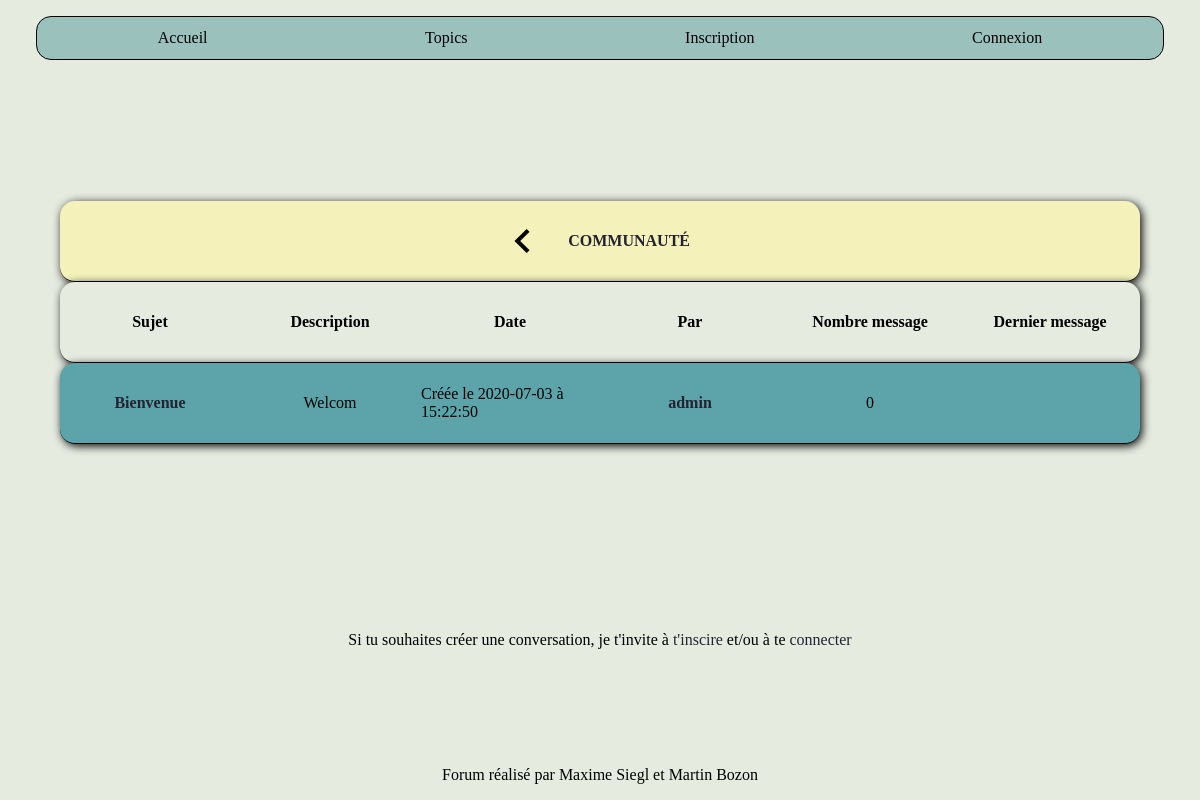
Page /conversation.php?id_topic=6 on the earlier database version.
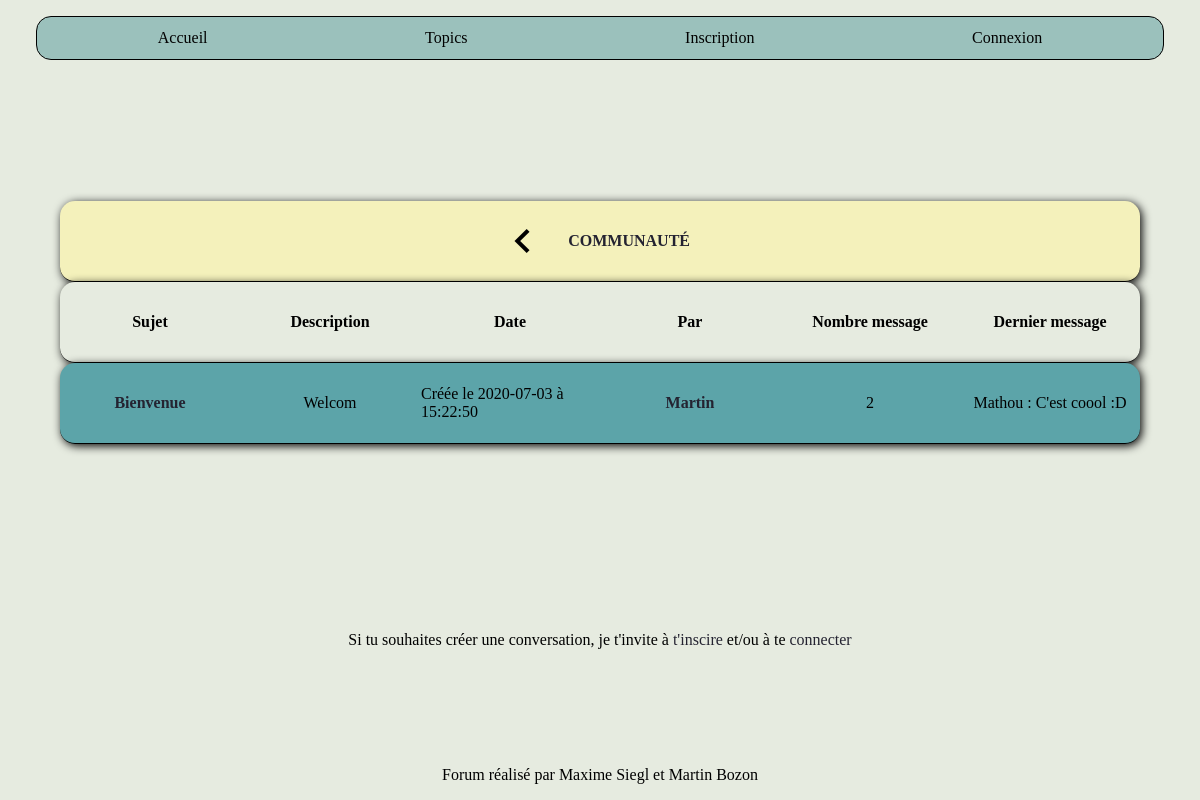
Same page on the later database version.
### tables this page shows
CREATE TABLE IF NOT EXISTS `conversations` (
  `id` int(11) NOT NULL AUTO_INCREMENT,
  `id_utilisateur` int(11) NOT NULL,
  `id_topic` int(11) NOT NULL,
  `titre` varchar(140) NOT NULL,
  `description` varchar(255) NOT NULL,
  `date` datetime NOT NULL DEFAULT current_timestamp(),
  `id_confidentialite` int(11) NOT NULL,
  PRIMARY KEY (`id`),
  KEY `id_topic` (`id_topic`)
);

CREATE TABLE IF NOT EXISTS `utilisateurs` (
  `id` int(11) NOT NULL AUTO_INCREMENT,
  `login` varchar(80) NOT NULL,
  `mdp` varchar(80) NOT NULL,
  `nom` varchar(255) NOT NULL,
  `prenom` varchar(255) NOT NULL,
  `mail` varchar(255) NOT NULL,
  `avatar` varchar(255) DEFAULT 'img/avatar/avatarfilm.png',
  `id_confidentialite` int(11) NOT NULL DEFAULT 2,
  PRIMARY KEY (`id`)
);

CREATE TABLE IF NOT EXISTS `messages` (
  `id` int(11) NOT NULL AUTO_INCREMENT,
  `id_conversation` int(11) NOT NULL,
  `id_utilisateur` int(11) NOT NULL,
  `message` varchar(255) NOT NULL,
  `date` datetime DEFAULT current_timestamp(),
  PRIMARY KEY (`id`),
  KEY `id_conversation` (`id_conversation`)
);

### include/php_conversation.php (called while the page is built, shortened)
<?php
    require_once 'fonctions/fonction_conversation.php';
    $connexionbdd = connexionbdd();
    if(isset($_GET["id_topic"]))
        {
            $id_topic = $_GET["id_topic"];
            $requete_titre_topic = "SELECT titre FROM topics WHERE id=$id_topic";
            $query_titre_topic = mysqli_query($connexionbdd, $requete_titre_topic);
            $resultat_titre_topic = mysqli_fetch_all($query_titre_topic, MYSQLI_ASSOC);
            $titre_topic = $resultat_titre_topic[0]["titre"];
            if(isset($_SESSION["id_confidentialite"]) && ($_SESSION["id_confidentialite"]==3 || $_SESSION["id_confidentialite"]==4))
                {
                    $requete_conversation = "SELECT * FROM utilisateurs INNER JOIN conversations ON conversations.id_utilisateur=utilisateurs.id WHERE id_topic=$id_topic";
                }
            else if(isset($_SESSION["id_confidentialite"]) && $_SESSION["id_confidentialite"]==2)
                {
                    $requete_conversation = "SELECT * FROM utilisateurs INNER JOIN conversations ON conversations.id_utilisateur=utilisateurs.id WHERE id_topic=$id_topic AND (conversations.id_confidentialite=1 OR conversations.id_confidentialite=2)";
                }
            else
                {
                    $requete_conversation = "SELECT * FROM utilisateurs INNER JOIN conversations ON conversations.id_utilisateur=utilisateurs.id WHERE id_topic=$id_topic AND conversations.id_confidentialite=1";
                }
        }
    else
        {
            header("location:topic.php");
        }
    $query_conversation = mysqli_query($connexionbdd, $requete_conversation);
    $conversation = mysqli_fetch_all($query_conversation, MYSQLI_ASSOC);
?>

### conversation.php (the view, shortened to what the changed rows need)
<?php
    include 'include/php_conversation.php';
?>
<!DOCTYPE html>
<html>
<head>
    <link rel="stylesheet" href="css/style.css"/>
    <link rel="stylesheet" href="css/style.css">
</head>
<body>
    <main id="conversation">
        <?php
            if(empty($conversation))
                {
                    ?>
                    <section id="no_conv">
                         <p>Il n'y a pas encore de conversations dans <b><?php echo strtoupper($titre_topic);?></b></p>
                    <?php
                    if(!isset($_SESSION["login"]))
                        {
                            ?>
                            <p>Si tu souhaites créer une conversation, je t'invite à <a href="inscription.php">t'inscire</a> et/ou à te <a href="connexion.php">connecter</a></p>
                            <?php
                        }
                    ?>
                    </section>
                    <?php
                }
            else
                {
                    ?>
                    <table class="table_tc">
                        <thead>
                            <tr>
                                <th><a href="topic.php"><img src="image/retour.png" alt="fleche retour" class="titre_retour"> <?php echo mb_strtoupper($titre_topic);?></a></th>
                            </tr>
                            <tr class="titre_table">
                                <th>Sujet</th>
                                <th>Description</th>
                                <th>Date</th>
                                <th>Par</th>
                                <th>Nombre message</th>
                                <th>Dernier message</th>
                            </tr>
                        </thead>
                        <tbody>
                    <?php
                    foreach($conversation as $nbconversation => $info_conv)
                        {
                            ?>
                            <tr>
                                <td><a href="messages.php?id_conv=<?php echo $info_conv["id"];?>"><?php echo $info_conv["titre"]; ?></a></td>
                                <td><?php echo $info_conv["description"];?></td>
                                <td><?php date_conv($info_conv);?></td>
                                <td><a href="membre.php?id_posteur=<?php echo $info_conv["id_utilisateur"];?>"><?php echo $info_conv["login"];?></a></td>
                                <?php count_message($info_conv); ?>
                                <?php dernier_msg($info_conv["id"]); ?>
                            </tr>
                            <?php
                        }
                            ?>
                        </tbody>
                    </table>
                                    <?php
                }
        ?>
    </main>
</body>
</html>

### fonctions/fonction_conversation.php (shortened to what the changed rows need)
            <?php
function date_conv($info_conv)
    {
        $date = explode(" ", $info_conv["date"]);
        $jour = $date[0];
        $heure = $date[1];
        echo "Créée le " . $jour . " à " . $heure;
    }
function count_message($info_conv)
    {
        $id = $info_conv["id"];
        $connexionbdd = connexionbdd();
        $requete_message = "SELECT COUNT(id) FROM messages WHERE id_conversation=$id";
        $query_message = mysqli_query($connexionbdd, $requete_message);
        $count_message = mysqli_fetch_all($query_message, MYSQLI_ASSOC);
        ?>
            <td><?php echo $count_message[0]["COUNT(id)"];?></td>
        <?php
        return $count_message;
    }
function dernier_msg($id_conversation)
    {
        $connexionbdd = connexionbdd();
        $requete_max_id = "SELECT MAX(id) FROM messages WHERE id_conversation=$id_conversation";
        $query_requete_max_id = mysqli_query($connexionbdd, $requete_max_id);
        $resultat_max_id = mysqli_fetch_all($query_requete_max_id, MYSQLI_ASSOC);
        $max_id = $resultat_max_id[0]["MAX(id)"];
        if(!empty($max_id))
            {
                $requete_last_msg = "SELECT message,date, login FROM utilisateurs INNER JOIN messages ON messages.id_utilisateur=utilisateurs.id WHERE id_conversation=$id_conversation AND messages.id=$max_id";
                $query_last_msg = mysqli_query($connexionbdd, $requete_last_msg);
                $last_msg = mysqli_fetch_all($query_last_msg, MYSQLI_ASSOC);
                ?>
                <td><?php echo $last_msg[0]["login"];?> : <?php echo $last_msg[0]["message"];?></td>
                <?php
            }
        else
            {
                ?>
                <td></td>
                <?php
            }
    }
                ?>

Differences in the rows shown:
changed through a linked row, conversations "Bienvenue": id_utilisateur.login "admin" → "Martin"; COUNT "0" → "2"; utilisateurs.login (not shown) → "Mathou"; messages.message (not shown) → "C'est coool :D"
